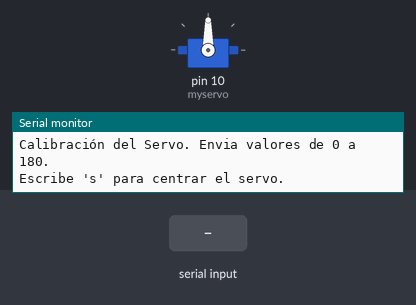
A sketch run on a simulated Arduino Uno, built with avr-gcc and run on an emulated ATmega328P. Shown: servo, the last lines printed to the serial monitor. The test bench sets the inputs (shaded band).

Above: at 1.2 s.
1.3 s: "90,45\n" received over Serial
At 2.5 s:
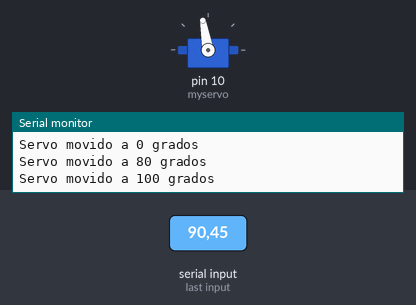
2.8 s: "s90\n" received over Serial
At 3.2 s:
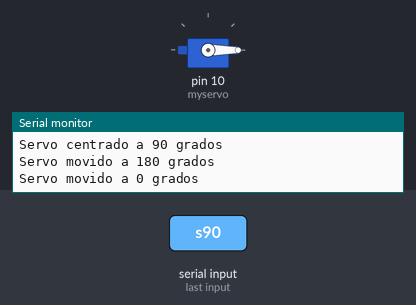
4.3 s: "30,150\n" received over Serial
At 5.5 s:
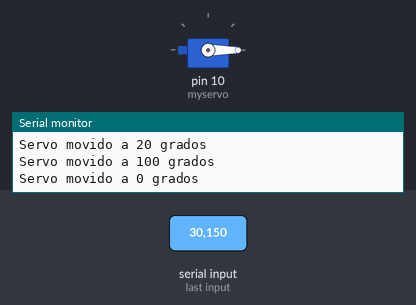
5.8 s: "200\n" received over Serial
7.3 s: "5\n" received over Serial
At 7.8 s:
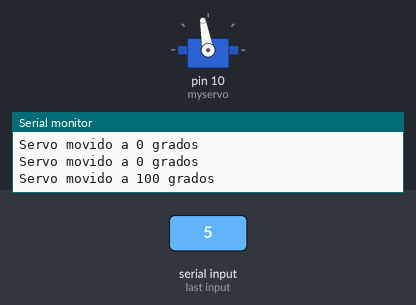
8.8 s: "90\n" received over Serial
At 10.2 s:
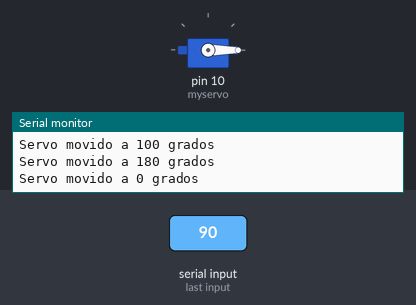
Timing chart, 0 to 11.3 s (numbered marks = the images above; inputs shaded):
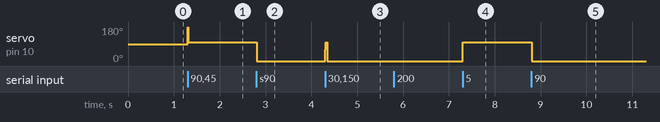

Measured:
- after the input at 1.3 s, servo on pin 10 (myservo): 90° → 100° at once
- after the input at 2.8 s, servo on pin 10 (myservo): 100° → 0° at once
- after the input at 4.3 s, servo on pin 10 (myservo): 0° → 60° at once, → 100° 0.01 s later, → 0° 0.03 s later
- after the input at 7.3 s, servo on pin 10 (myservo): 0° → 100° at once
- after the input at 8.8 s, servo on pin 10 (myservo): 100° → 0° at once

The sketch:

controlarServoMSerial.ino
```cpp
// Calibrar direccionales //

#include <Servo.h>

Servo myservo;  // Crea un objeto de tipo Servo

void setup() {
  Serial.begin(9600);
  myservo.attach(10);  // Adjunta el servo al pin 9
  Serial.println("Calibración del Servo. Envia valores de 0 a 180.");
  Serial.println("Escribe 's' para centrar el servo.");
}

void loop() {
  if (Serial.available() > 0) {
    char command = Serial.read();

    if (command == 's' || command == 'S') {
      // Centra el servo a 90 grados
      myservo.write(90);
      Serial.println("Servo centrado a 90 grados");
    }
    else if (command >= '0' && command <= '9') {
      // Mueve el servo según el valor proporcionado
      int angle = map(command - '0', 0, 9, 0, 180);  // Convierte el valor numérico a un ángulo entre 0 y 180
      myservo.write(angle);
      Serial.print("Servo movido a ");
      Serial.print(angle);
      Serial.println(" grados");
    }
  }
}
```
